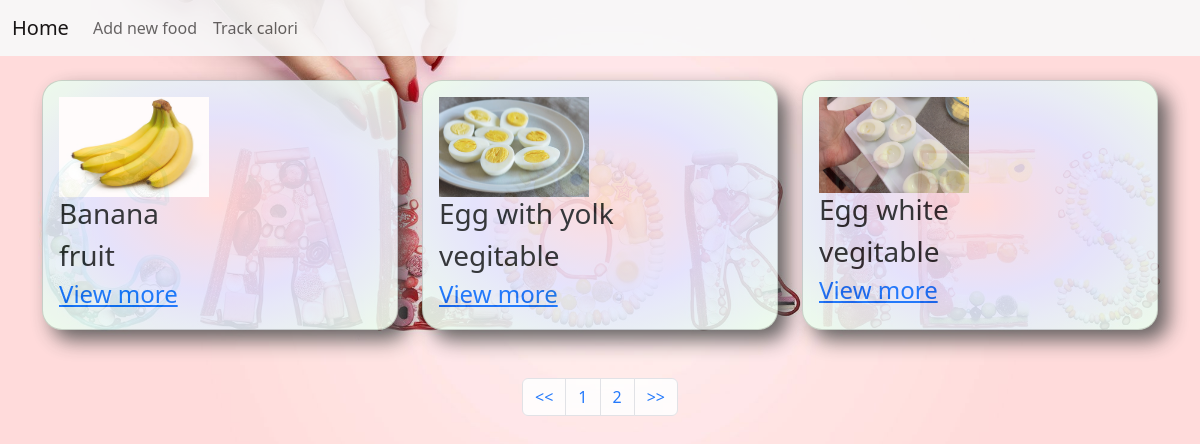
The page / on the database its author committed.
### calapp/models.py (models this page shows, shortened)
class foodModel(models.Model):
    name=models.CharField(max_length=100)
    type=models.CharField(max_length=100)
    quantity=models.FloatField()
    protein=models.FloatField()
    carbs=models.FloatField()
    fat=models.FloatField()
    nutrients=models.FloatField()
    vitamins=models.CharField(max_length=100)
    foodimg=models.ImageField(upload_to="fimage/",blank=True)
    fav=models.ManyToManyField(User,related_name='favs',blank=True,default=False)

### calapp/views.py (the view)
# urls.py: path("",views.getfood,name='index'),
def getfood(request):
    data=foodModel.objects.all()
    paginator=Paginator(data,3)
    page=request.GET.get("pg")
    data=paginator.get_page(page)
    return render(request,'index.html',{'data':data})

### templates/index.html (shortened to what this page needs)
{% extends 'base.html' %}
{% block content %}
<br><div class="container">
    <div class="jumbotron">
        <div class="row">
            {% for i in data %}
            <div class="col-md-4">
                <div class="card card-body" id="items">
                    {% if i.foodimg %}
                        <img src="{{ i.foodimg.url }}" alt="No Img" height="100px" width="150px">
                    {% else %}
                        <h5>No image</h5>
                    {% endif %}
                    <h3>{{ i.name }}</h3>
                    <h3>{{ i.type }}</h3>
                    <h4><a href="{% url 'detail' pk=i.id %}" type="submit" class="item-a">View more</a></h4>
                </div><br>
            </div>
            {% endfor %}
        </div>
    </div>
</div>
<br>
<nav aria-label="Page navigation example">
  <ul class="pagination justify-content-center">
      <li class="page-item">
          <a class="page-link" href="?pg=1"><<</a>
      </li>
      <li class="page-item">
          <a class="page-link" href="?pg={{ data.number }}">{{ data.number }}</a>
      </li>
      {% if data.has_next %}
      <li class="page-item">
          <a class="page-link" href="?pg={{ data.next_page_number }}">{{ data.next_page_number }}</a></li>
      {% endif %}
      <li class="page-item">
          <a class="page-link" href="?pg=6">>></a>
      </li>
  </ul>
</nav>
{% endblock %}

### templates/base.html (shortened to what this page needs)
<!DOCTYPE html>
<html lang="en">
<head>
    <link href="https://cdn.jsdelivr.net/npm/bootstrap@5.3.2/dist/css/bootstrap.min.css" rel="stylesheet"
>
    <link href='https://unpkg.com/boxicons@2.1.4/css/boxicons.min.css' rel='stylesheet'>
    <link rel="stylesheet" href="/static/images/mystyle.css">
</head>
<body>
  <nav class="navbar navbar-expand-lg bg-body-tertiary">
    <div class="container-fluid">
      <a class="navbar-brand" href="/" class="anchor">Home</a>
      <div class="collapse navbar-collapse" id="navbarNav">
        <ul class="navbar-nav">
          <li class="nav-item" class="anchor">
            <a class="nav-link" aria-current="page" href="{% url 'newfood' %}">Add new food</a>
          </li>
          <li class="nav-item" class="anchor">
            <a class="nav-link" href="{% url 'addcalori' %} ">Track calori</a>
          </li>
        </ul>
      </div>
    </div>
  </nav>
    {% block content %}
    {% endblock %}
</body>
</html>

### static/images/mystyle.css (style rules this page uses)
body { background-image: url(/static/images/home.jpg); background-size:cover; background-repeat: no-repeat; opacity: 0.9; align-items: center; }
#items { height: 250px; background-image: radial-gradient(rgb(255, 220, 220),rgb(227, 227, 255),rgb(236, 255, 236)); border-radius: 20px; box-shadow: 10px 10px 20px rgb(85, 84, 84) ; }

### rows shown on the page
foodModel: foodimg (picture), name "Banana", type "fruit"
foodModel: foodimg (picture), name "Egg with yolk", type "vegitable"
foodModel: foodimg (picture), name "Egg white", type "vegitable"

### other values the page prints
{{ data.number }} "1"
{{ data.next_page_number }} "2"
